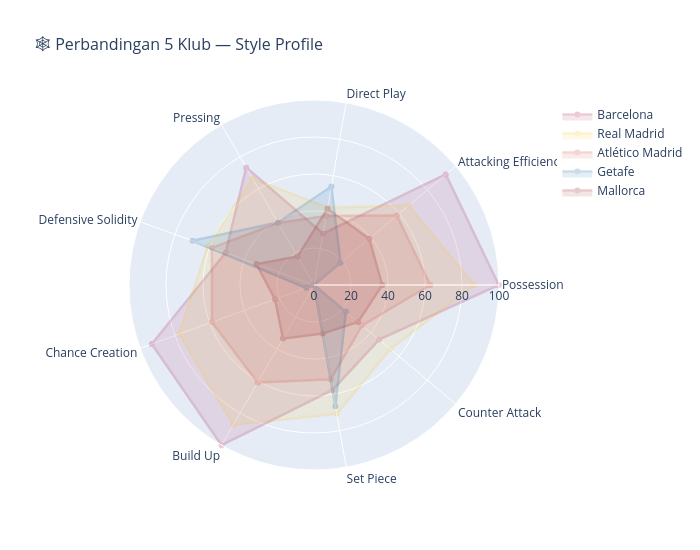

This figure's notebook cell:
### Code cell
# --- Radar Comparison: 5 klub representatif ---
radar_chart(
    teams_style_scores,
    clubs=["Barcelona", "Real Madrid", "Atlético Madrid", "Getafe", "Mallorca"],
    score_columns=score_cols,
    colors=["#A50044", "#FEBE10", "#CE3524", "#005999", "#8B0000"],
    title="🕸️ Perbandingan 5 Klub — Style Profile",
).show()

### Figure 1 — Plotly figure (JSON) as saved in the notebook; plotly's stock layout.template omitted (floating-point values rounded to 4 significant figures)
{"data": [{"fill": "toself", "line": {"color": "#A50044", "width": 2.5}, "name": "Barcelona", "opacity": 0.2, "r": [99.85, 92.97, 28.16, 73.25, 50.82, 93.29, 100, 57.58, 45.88, 99.85], "theta": ["Possession", "Attacking Efficiency", "Direct Play", "Pressing", "Defensive Solidity", "Chance Creation", "Build Up", "Set Piece", "Counter Attack", "Possession"], "type": "scatterpolar"}, {"fill": "toself", "line": {"color": "#FEBE10", "width": 2.5}, "name": "Real Madrid", "opacity": 0.2, "r": [86.57, 66.66, 42.42, 66.37, 61.14, 77.45, 87.22, 70.64, 53.82, 86.57], "theta": ["Possession", "Attacking Efficiency", "Direct Play", "Pressing", "Defensive Solidity", "Chance Creation", "Build Up", "Set Piece", "Counter Attack", "Possession"], "type": "scatterpolar"}, {"fill": "toself", "line": {"color": "#CE3524", "width": 2.5}, "name": "Atlético Madrid", "opacity": 0.2, "r": [62.8, 58.39, 37.83, 38.66, 58.67, 58.67, 60.86, 51.7, 33.93, 62.8], "theta": ["Possession", "Attacking Efficiency", "Direct Play", "Pressing", "Defensive Solidity", "Chance Creation", "Build Up", "Set Piece", "Counter Attack", "Possession"], "type": "scatterpolar"}, {"fill": "toself", "line": {"color": "#005999", "width": 2.5}, "name": "Getafe", "opacity": 0.2, "r": [0, 18.7, 54.03, 38.98, 69.87, 4.45, 0, 66.52, 22.48, 0], "theta": ["Possession", "Attacking Efficiency", "Direct Play", "Pressing", "Defensive Solidity", "Chance Creation", "Build Up", "Set Piece", "Counter Attack", "Possession"], "type": "scatterpolar"}, {"fill": "toself", "line": {"color": "#8B0000", "width": 2.5}, "name": "Mallorca", "opacity": 0.2, "r": [36.86, 38.96, 41.81, 17.76, 33.11, 22.43, 33.47, 26.67, 31.05, 36.86], "theta": ["Possession", "Attacking Efficiency", "Direct Play", "Pressing", "Defensive Solidity", "Chance Creation", "Build Up", "Set Piece", "Counter Attack", "Possession"], "type": "scatterpolar"}], "layout": {"height": 550, "legend": {"font": {"size": 12}}, "polar": {"radialaxis": {"range": [0, 100], "ticksuffix": "", "visible": true}}, "title": {"font": {"size": 16}, "text": "🕸️ Perbandingan 5 Klub — Style Profile"}, "width": 700}}
